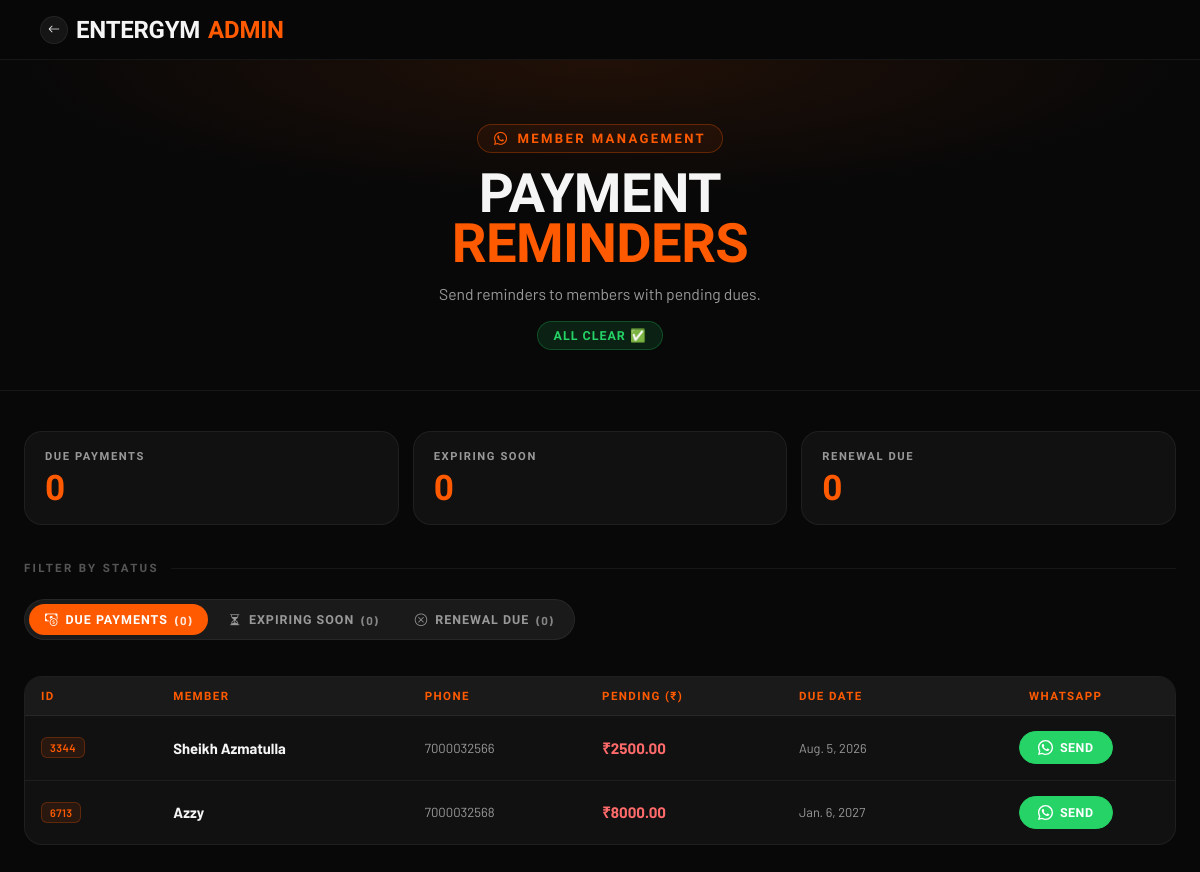
Before: /admin-tools/whatsapp/ (signed in) with the older database file.
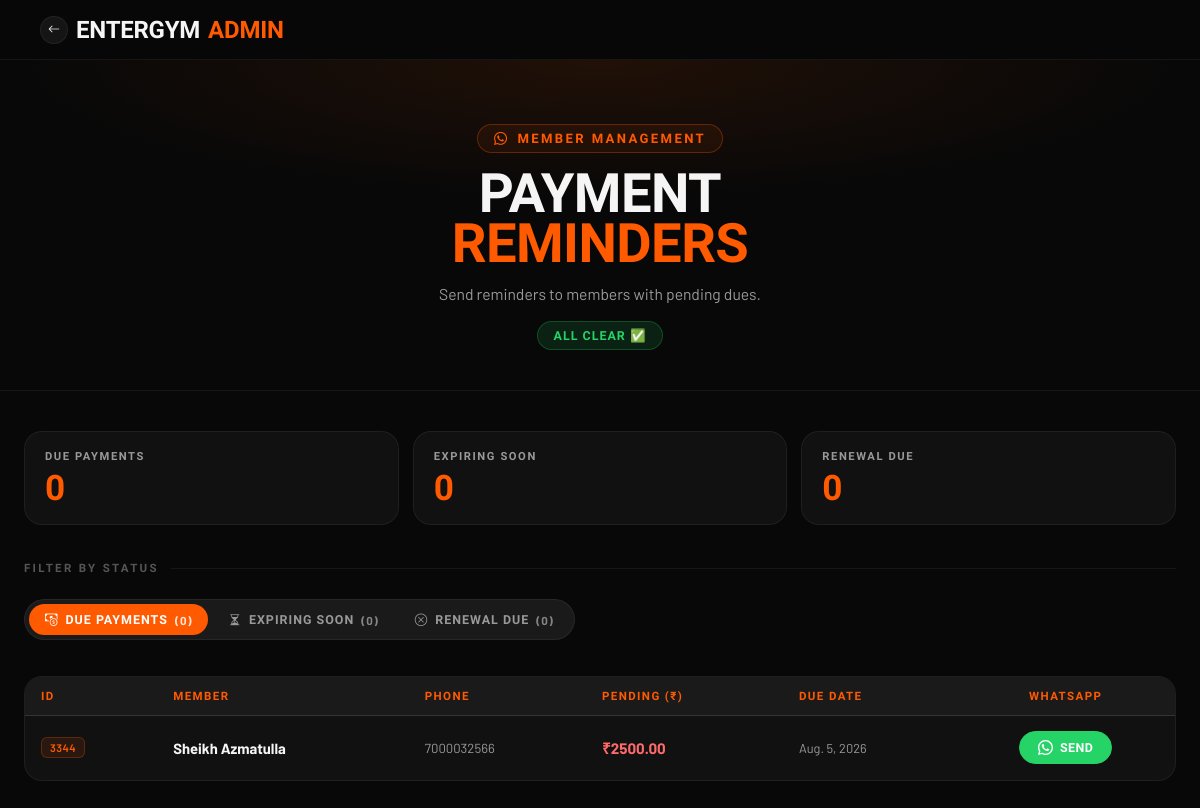
After: the same page with the newer database file.
### AuthFit/models.py (models this page shows, shortened)
class Enrollment(models.Model):
    gym = models.ForeignKey(Gym, on_delete=models.CASCADE, db_index=True)
    objects = GymManager()
    GENDER_CHOICES = [('M', 'Male'), ('F', 'Female')]
    PAYMENT = [("Done", 'Done'), ("Pending", 'Pending')]
    METHOD = [('C', 'CASH'), ('U', 'UPI'), ('B', 'UPI + CASH')]
    SOURCE_CHOICES = [
        ("OWNER", "Owner"),
        ("MEMBER", "Member"),
    ]
    unique_id = models.CharField(max_length=10, editable=False, db_index=True)
    membership_start_date = models.DateField(
        default=timezone.localdate,
        help_text="Actual membership start date. Used to calculate DueDate — "
                "lets owners backdate enrollment for members who joined "
                "before EnterGYM. Distinct from `doj` (record-creation date).",
    )
    user = models.ForeignKey(
        User, on_delete=models.CASCADE, null=True, blank=True
    )
    profile_completed = models.BooleanField(default=False)
    source = models.CharField(max_length=10, choices=SOURCE_CHOICES, default="OWNER")
    fullname = models.CharField(max_length=25)
    email = models.EmailField(blank=True ,null=True)          # blank allowed — owner won't fill this
    gender = models.CharField(max_length=1, choices=GENDER_CHOICES, blank=True ,null=True)
    phone = models.CharField(max_length=10, db_index=True)   # primary lookup field now
    address = models.TextField(blank=True)
    reference = models.CharField(max_length=30, null=True, blank=True)
    selectPlan = models.ForeignKey(MembershipPlan, on_delete=models.CASCADE)
    trainer = models.ForeignKey(
        Trainer, on_delete=models.SET_NULL, null=True, blank=True
    )
    Amount = models.DecimalField(max_digits=10, decimal_places=2)
    paidAmount = models.DecimalField(default=0,max_digits=10,decimal_places=2,null=False)
    paymentDate = models.DateField(blank=True, null=True)
    paymentMethod = models.CharField(
        max_length=1, choices=METHOD, blank=True, null=True
    )
    pendingAmount = models.DecimalField(default=0,max_digits=10,decimal_places=2)
    pendingpaymentMethod = models.CharField(
        max_length=1, choices=METHOD, blank=True, null=True
    )
    pendingpaymentDate =  models.DateField(blank=True, null=True)
    paymentStatus = models.CharField(
        max_length=10, choices=PAYMENT, default="Pending"
    )
    last_expiry_notif_sent = models.DateField(null=True, blank=True)
    initial_invoice_generated = models.BooleanField(
        default=False,
        help_text="Set once the up-front payment collected during Quick Enrollment "
                "has been converted into a Payment + Invoice.",
    )
    doj = models.DateField(auto_now_add=True)
    DueDate = models.DateField(blank=True, null=True,db_index=True)
    created_at = models.DateTimeField(auto_now_add=True)
    is_active = models.BooleanField(default=True, db_index=True)
    is_deleted = models.BooleanField(default=False, db_index=True)
    deleted_at = models.DateTimeField(null=True, blank=True)
    deleted_by = models.ForeignKey(
        User, on_delete=models.SET_NULL, null=True, blank=True, related_name='+'
    )
    face_enrolled = models.BooleanField(default=False)
    face_image = CloudinaryField('image', null=True, blank=True)
    face_embeddings = models.JSONField(default=list, blank=True)
    class Meta:
        unique_together = ('gym', 'unique_id')
        constraints = [
            models.UniqueConstraint(
                fields=['gym', 'phone'],
                condition=models.Q(user__isnull=True),
                name='unique_pending_enrollment_phone_per_gym',
            )
        ]
    @property
    def is_expired(self):
        if self.DueDate:
            return timezone.now().date() > self.DueDate
        return False
    @property
    def days_remaining(self):
        if self.DueDate:
            return (self.DueDate - timezone.now().date()).days
        return None

### AuthFit/views.py (the view, shortened to what this page needs)
# urls.py: path('admin-tools/whatsapp/', views.whatsapp_pending_users, name='whatsapp_pending'),
@_gym_staff_required
def whatsapp_pending_users(request):
    gym = getattr(request, 'gym', None)
    today = timezone.now().date()
    base_qs = Enrollment.objects.select_related("selectPlan", "gym", "trainer")
    if gym:
        base_qs = base_qs.filter(gym=gym)
    pending_qs = base_qs.filter(paymentStatus="Pending").order_by("DueDate")
    pending_with_links = []
    for e in pending_qs:
        gym_name = e.gym.gym_name if e.gym else "EnterGYM"
        msg = (
            f"Hello {e.fullname}! Reminder from {gym_name}: "
            f"your payment of Rs.{e.pendingAmount} is pending. "
            f"Please clear your dues at your earliest convenience. Thank you!"
        )
        pending_with_links.append({
            "enrollment": e,
            "wa_link":    f"https://wa.me/91{e.phone}?text={quote(msg)}",
            "panel_data": _panel_data(e, "due"),
        })
    expiring_cutoff = today + timedelta(days=2)
    expiring_qs = base_qs.filter(
        DueDate__gte=today,
        DueDate__lte=expiring_cutoff,
    ).order_by("DueDate")
    expiring_with_links = []
    expired_qs = base_qs.filter(DueDate__lt=today).order_by("-DueDate")
    expired_with_links = []
    for e in expired_qs:
        gym_name = e.gym.gym_name if e.gym else "EnterGYM"
        expired_days = (today - e.DueDate).days
        msg = (
            f"Hello {e.fullname}! Your membership at {gym_name} expired on "
            f"{e.DueDate.strftime('%d %b %Y')}. Please renew to continue access. Thank you!"
        )
        expired_with_links.append({
            "enrollment": e,
            "wa_link":    f"https://wa.me/91{e.phone}?text={quote(msg)}",
            "expired_days": expired_days,
            "panel_data": _panel_data(e, "expired", expired_days=expired_days),
        })
    return render(request, "admin_whatsapp.html", {
        "pending": pending_with_links,
        "expiring_soon": expiring_with_links,
        "expired_members": expired_with_links,
        "pending_count": len(pending_with_links),
        "expiring_count": len(expiring_with_links),
        "expired_count": len(expired_with_links),
        "gym": gym,    })

### AuthFit/context_processors.py (called while the page is built, shortened)
def saas_config(request):
    return {
        'BASE_DOMAIN': os.environ.get('BASE_DOMAIN', 'entergym.in'),
    }

def _user_hash(uid: int) -> str:
    return hmac.new(
        settings.SECRET_KEY.encode("utf-8"),
        str(uid).encode("utf-8"),
        hashlib.sha256,
    ).hexdigest()[:16]

def _build_response(is_enrolled, already_marked, user_hash, request=None):
    config = {
        "isAuthenticated": request.user.is_authenticated if request else False,
        "isEnrolled":      bool(is_enrolled),
        "alreadyMarked":   bool(already_marked),
        "userHash":        user_hash,
    }
    return {
        "GYM_CONFIG_JSON": json.dumps(config),
        "is_enrolled":     bool(is_enrolled),
        "already_marked":  bool(already_marked),
    }

def gym_context(request):
    gym = getattr(request, 'gym', None)
    if gym is None:
        return {'gym': None, 'favicon_url': None, 'logo_url': None}

def gym_branding(request):
    b = get_gym_branding(getattr(request, 'gym', None))
    return {
        "logo_url": b["logo_url"],
        "favicon_url": b["favicon_url"],
        "apple_touch_icon_url": b["apple_touch_icon_url"],
        "splash_logo_url": b["splash_logo_url"],
        "theme_color": b["theme_color"],
        "app_name": b["app_name"],
        "app_short_name": b["app_short_name"],
    }

def gym_theme(request):
    gym = getattr(request, 'gym', None)
    theme = getattr(gym, 'theme', None) or 'default'
    return {'gym_theme': theme}

### AuthFit/templatetags/custom_filters.py (called while the page is built)
@register.filter(is_safe=True)
def data_json(value):
    from django.utils.safestring import mark_safe
    raw = json.dumps(value, ensure_ascii=False)
    escaped = (
        raw
        .replace('&', '&amp;')    # must be first
        .replace('"', '&quot;')
        .replace("'", '&#x27;')
        .replace('<', '&lt;')
        .replace('>', '&gt;')
    )
    return mark_safe(escaped)

### AuthFit/views.py (called while the page is built)
def _gym_staff_required(view_fn):
    @login_required
    @functools.wraps(view_fn)
    def wrapped(request, *args, **kwargs):
        if not getattr(request, 'is_gym_staff', False):
            raise PermissionDenied("Staff access required.")
        return view_fn(request, *args, **kwargs)
    return wrapped

### Gym/mixins.py (called while the page is built)
    def get_queryset(self):
        return GymQuerySet(self.model, using=self._db)

### notifications/context_processors.py (called while the page is built)
def vapid_key(request):
    key = getattr(settings, "VAPID_PUBLIC_KEY", "")
    if not key:
        return {}
    return {"VAPID_PUBLIC_KEY": key}

### templates/admin_whatsapp.html (shortened to what this page needs)
{% load static custom_filters %}
<!doctype html>
<html lang="en">
  <head>
    <link
      rel="stylesheet"
      href="https://cdn.jsdelivr.net/npm/bootstrap-icons@1.11.1/font/bootstrap-icons.css"
    />
  </head>
  <body>
    <nav class="store-nav">
      <div class="nav-inner">
        <a class="nav-brand" href="/">
          <span class="back-icon"><i class="bi bi-arrow-left"></i></span>
          {{ request.gym.gym_name|default:"EnterGYM" }}
          <span class="acc">Admin</span>
        </a>
      </div>
    </nav>
    <header class="page-header">
      <div class="header-inner">
        <div class="header-eyebrow">
          <i class="bi bi-whatsapp"></i> Member Management
        </div>
        <h1 id="pageTitle">Payment <span class="accent" id="pageTitleAccent">Reminders</span></h1>
        <p id="pageDesc">Send reminders to members with pending dues.</p>
        <span class="badge" id="statusBadge"></span>
      </div>
    </header>
    <div class="page-wrapper">
      <div class="summary-cards">
      <div class="summary-card">
        <div class="summary-card-label">Due Payments</div>
        <div class="summary-card-value">{{ pending_count|default:pending|length }}</div>
      </div>
      <div class="summary-card">
        <div class="summary-card-label">Expiring Soon</div>
        <div class="summary-card-value">{{ expiring_count|default:expiring_soon|length }}</div>
      </div>
      <div class="summary-card">
        <div class="summary-card-label">Renewal Due</div>
        <div class="summary-card-value">{{ expired_count|default:expired_members|length }}</div>
      </div>
    </div>
      <p class="section-label">Filter By Status</p>
      <div class="platform-tabs" id="reminder-tabs">
        <button class="tab-btn active" data-tab="due">
          <i class="bi bi-cash-coin"></i> Due Payments
          <span class="tab-count">({{ pending_count|default:pending|length }})</span>
        </button>
        <button class="tab-btn" data-tab="expiring">
          <i class="bi bi-hourglass-split"></i> Expiring Soon
          <span class="tab-count">({{ expiring_count|default:expiring_soon|length }})</span>
        </button>
        <button class="tab-btn" data-tab="expired">
          <i class="bi bi-x-circle"></i> Renewal Due
          <span class="tab-count">({{ expired_count|default:expired_members|length }})</span>
        </button>
      </div>
      <div id="tab-due" class="tab-panel active">
        {% if not pending %}
        <div class="empty-state">No pending payments</div>
        {% else %}
        <div class="table-wrap">
          <table>
            <thead>
              <tr>
                <th>ID</th>
                <th>Member</th>
                <th>Phone</th>
                <th>Pending (₹)</th>
                <th>Due Date</th>
                <th style="text-align: center">WhatsApp</th>
              </tr>
            </thead>
            <tbody>
              {% for item in pending %} {% with e=item.enrollment %}
              <tr class="clickable-row" data-json="{{ item.panel_data|data_json }}">
                <td><span class="cell-id">{{ e.unique_id }}</span></td>
                <td class="cell-name">{{ e.fullname }}</td>
                <td class="cell-phone">{{ e.phone }}</td>
                <td class="cell-amount">₹{{ e.pendingAmount }}</td>
                <td class="cell-due">
                  {{ e.DueDate|default:"—" }}
                </td>
                <td style="text-align: center">
                  <a class="wa-btn" href="{{ item.wa_link }}" target="_blank">
                    Send
                  </a>
                </td>
              </tr>
              {% endwith %} {% endfor %}
            </tbody>
          </table>
        </div>
        {% endif %}
      </div>
    </div>
  </body>
</html>

Changed rows visible on the page:
removed Enrollment: enrollment.unique_id "6713", enrollment.fullname "Azzy", enrollment.phone "7000032568", enrollment.pendingAmount "8000.00", enrollment.DueDate "Jan. 6, 2027"
